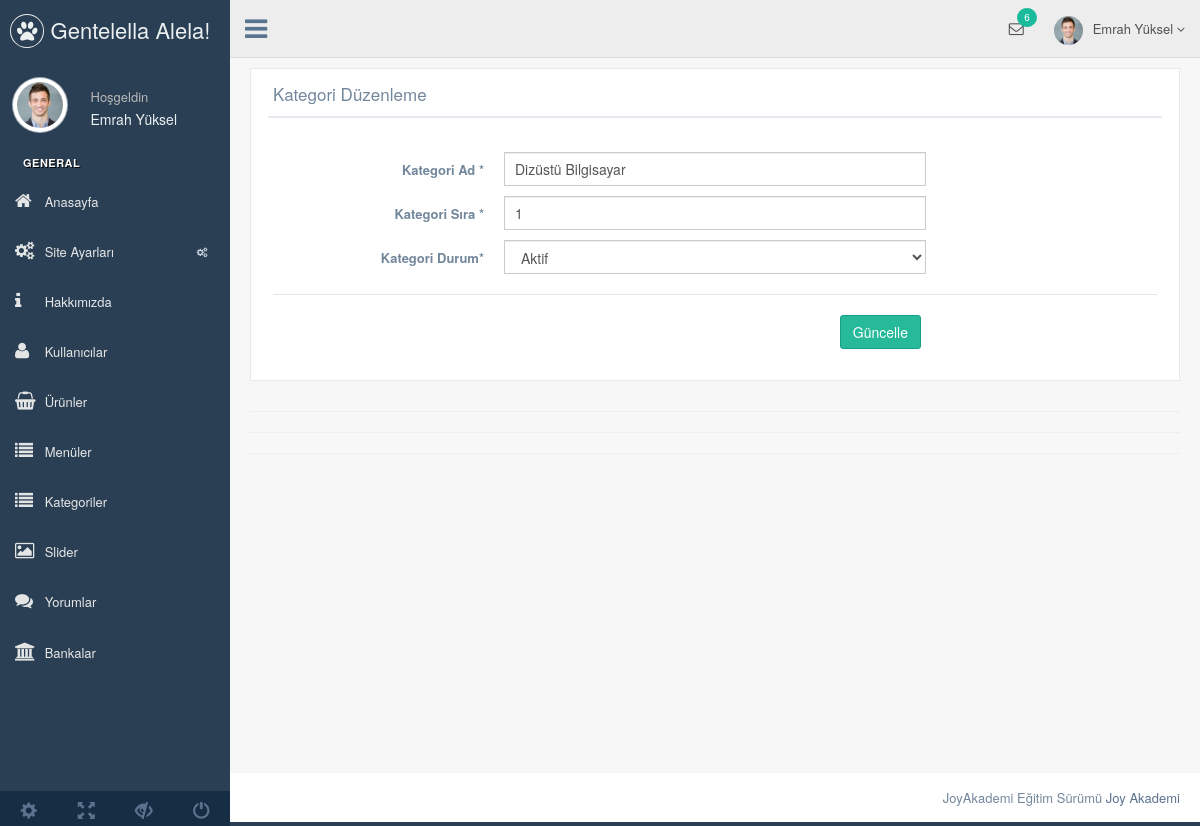
Page /nedmin/production/kategori-duzenle.php?kategori_id=11 (signed in) on the committed database.
### tables this page shows
CREATE TABLE IF NOT EXISTS `kullanici` (
  `kullanici_id` int(11) NOT NULL AUTO_INCREMENT,
  `kullanici_zaman` datetime NOT NULL DEFAULT CURRENT_TIMESTAMP,
  `kullanici_resim` varchar(250) NOT NULL,
  `kullanici_tc` varchar(50) NOT NULL,
  `kullanici_ad` varchar(50) NOT NULL,
  `kullanici_mail` varchar(100) NOT NULL,
  `kullanici_gsm` varchar(50) NOT NULL,
  `kullanici_password` varchar(50) NOT NULL,
  `kullanici_adsoyad` varchar(50) NOT NULL,
  `kullanici_adres` varchar(250) NOT NULL,
  `kullanici_il` varchar(100) NOT NULL,
  `kullanici_ilce` varchar(100) NOT NULL,
  `kullanici_unvan` varchar(100) NOT NULL,
  `kullanici_yetki` varchar(50) NOT NULL,
  `kullanici_durum` int(1) NOT NULL DEFAULT '1',
  PRIMARY KEY (`kullanici_id`)
);

CREATE TABLE IF NOT EXISTS `kategori` (
  `kategori_id` int(11) NOT NULL AUTO_INCREMENT,
  `kategori_ad` varchar(100) NOT NULL,
  `kategori_ust` int(2) NOT NULL,
  `kategori_seourl` varchar(250) NOT NULL,
  `kategori_sira` int(2) NOT NULL,
  `kategori_durum` enum('0','1') NOT NULL DEFAULT '1',
  PRIMARY KEY (`kategori_id`)
);

### nedmin/production/kategori-duzenle.php (the view, shortened to what this page needs)
<?php
include 'header.php';
$kategorisor=$db->prepare("SELECT * FROM kategori where kategori_id=:id");
$kategorisor->execute(array(
  'id' => $_GET['kategori_id']
  ));
$kategoricek=$kategorisor->fetch(PDO::FETCH_ASSOC);
?>
<div class="right_col" role="main">
  <div class="">
    <div class="row">
      <div class="col-md-12 col-sm-12 col-xs-12">
        <div class="x_panel">
          <div class="x_title">
            <h2>Kategori Düzenleme </h2>
            <div class="clearfix"></div>
          </div>
          <div class="x_content">
            <br />
            <form action="../netting/islem.php" method="POST" id="demo-form2" data-parsley-validate class="form-horizontal form-label-left">
              <div class="form-group">
                <label class="control-label col-md-3 col-sm-3 col-xs-12" for="first-name">Kategori Ad <span class="required">*</span>
                </label>
                <div class="col-md-6 col-sm-6 col-xs-12">
                  <input type="text" id="first-name" name="kategori_ad" value="<?php echo $kategoricek['kategori_ad'] ?>" required="required" class="form-control col-md-7 col-xs-12">
                </div>
              </div>
            <div class="form-group">
                <label class="control-label col-md-3 col-sm-3 col-xs-12" for="first-name">Kategori Sıra <span class="required">*</span>
                </label>
                <div class="col-md-6 col-sm-6 col-xs-12">
                  <input type="text" id="first-name" name="kategori_sira" value="<?php echo $kategoricek['kategori_sira'] ?>" required="required" class="form-control col-md-7 col-xs-12">
                </div>
              </div>
            <div class="form-group">
              <label class="control-label col-md-3 col-sm-3 col-xs-12" for="first-name">Kategori Durum<span class="required">*</span>
              </label>
              <div class="col-md-6 col-sm-6 col-xs-12">
               <select id="heard" class="form-control" name="kategori_durum" required>
                  <option value="1" <?php echo $kategoricek['kategori_durum'] == '1' ? 'selected=""' : ''; ?>>Aktif</option>
                 </select>
               </div>
             </div>
             <div class="ln_solid"></div>
             <div class="form-group">
              <div align="right" class="col-md-6 col-sm-6 col-xs-12 col-md-offset-3">
                <button type="submit" name="kategoriduzenle" class="btn btn-success">Güncelle</button>
              </div>
            </div>
          </form>
        </div>
      </div>
    </div>
  </div>
  <hr>
  <hr>
  <hr>
</div>
</div>
<?php include 'footer.php'; ?>

### nedmin/production/header.php (shortened to what this page needs)
<?php
include '../netting/baglan.php';
$kullanicisor=$db->prepare("SELECT * FROM kullanici where kullanici_mail=:mail");
$kullanicisor->execute(array(
  'mail' => $_SESSION['kullanici_mail']
  ));
$kullanicicek=$kullanicisor->fetch(PDO::FETCH_ASSOC);
?>
<!DOCTYPE html>
<html lang="en">
<head>
  <link href="../vendors/bootstrap/dist/css/bootstrap.min.css" rel="stylesheet">
  <link href="../vendors/font-awesome/css/font-awesome.min.css" rel="stylesheet">
  <link href="../vendors/nprogress/nprogress.css" rel="stylesheet">
  <link href="../vendors/iCheck/skins/flat/green.css" rel="stylesheet">
  <link href="../vendors/datatables.net-bs/css/dataTables.bootstrap.min.css" rel="stylesheet">
  <link href="../vendors/datatables.net-buttons-bs/css/buttons.bootstrap.min.css" rel="stylesheet">
  <link href="../vendors/datatables.net-fixedheader-bs/css/fixedHeader.bootstrap.min.css" rel="stylesheet">
  <link href="../vendors/datatables.net-responsive-bs/css/responsive.bootstrap.min.css" rel="stylesheet">
  <link href="../vendors/datatables.net-scroller-bs/css/scroller.bootstrap.min.css" rel="stylesheet">
  <link href="../vendors/dropzone/dist/min/dropzone.min.css" rel="stylesheet">
  <link href="../build/css/custom.min.css" rel="stylesheet">
</head>
<body class="nav-md">
  <div class="container body">
    <div class="main_container">
      <div class="col-md-3 left_col">
        <div class="left_col scroll-view">
          <div class="navbar nav_title" style="border: 0;">
            <a href="index.html" class="site_title"><i class="fa fa-paw"></i> <span>Gentelella Alela!</span></a>
          </div>
          <div class="profile clearfix">
            <div class="profile_pic">
              <img src="images/img.jpg" alt="..." class="img-circle profile_img">
            </div>
            <div class="profile_info">
              <span>Hoşgeldin</span>
              <h2><?php echo $kullanicicek['kullanici_adsoyad'] ?></h2>
            </div>
          </div>
          <br />
          <div id="sidebar-menu" class="main_menu_side hidden-print main_menu">
            <div class="menu_section">
              <h3>General</h3>
              <ul class="nav side-menu">
                <li><a href="index.php"><i class="fa fa-home"></i> Anasayfa </a></li>
                <li><a><i class="fa fa-cogs"></i> Site Ayarları <span class="fa fa-cogs"></span></a>
             </li>
             <li><a href="hakkimizda.php"><i class="fa fa-info"></i> Hakkımızda </a></li>
             <li><a href="kullanici.php"><i class="fa fa-user"></i> Kullanıcılar </a></li>
             <li><a href="urun.php"><i class="fa fa-shopping-basket"></i> Ürünler </a></li>
             <li><a href="menu.php"><i class="fa fa-list"></i> Menüler </a></li>
             <li><a href="kategori.php"><i class="fa fa-list"></i> Kategoriler </a></li>
             <li><a href="slider.php"><i class="fa fa-image"></i> Slider </a></li>
             <li><a href="yorum.php"><i class="fa fa-comments"></i> Yorumlar </a></li>
             <li><a href="banka.php"><i class="fa fa-bank"></i> Bankalar </a></li>
           </ul>
         </div>
       </div>
       <div class="sidebar-footer hidden-small">
        <a data-toggle="tooltip" data-placement="top" title="Settings">
          <span class="glyphicon glyphicon-cog" aria-hidden="true"></span>
        </a>
        <a data-toggle="tooltip" data-placement="top" title="FullScreen">
          <span class="glyphicon glyphicon-fullscreen" aria-hidden="true"></span>
        </a>
        <a data-toggle="tooltip" data-placement="top" title="Lock">
          <span class="glyphicon glyphicon-eye-close" aria-hidden="true"></span>
        </a>
        <a data-toggle="tooltip" data-placement="top" title="Logout">
          <span class="glyphicon glyphicon-off" aria-hidden="true"></span>
        </a>
      </div>
    </div>
  </div>
  <div class="top_nav">
    <div class="nav_menu">
      <nav>
        <div class="nav toggle">
          <a id="menu_toggle"><i class="fa fa-bars"></i></a>
        </div>
        <ul class="nav navbar-nav navbar-right">
          <li class="">
            <a href="javascript:;" class="user-profile dropdown-toggle" data-toggle="dropdown" aria-expanded="false">
              <img src="images/img.jpg" alt=""><?php echo $kullanicicek['kullanici_adsoyad'] ?>
              <span class=" fa fa-angle-down"></span>
            </a>
          </li>
          <li role="presentation" class="dropdown">
            <a href="javascript:;" class="dropdown-toggle info-number" data-toggle="dropdown" aria-expanded="false">
              <i class="fa fa-envelope-o"></i>
              <span class="badge bg-green">6</span>
            </a>
          </li>
        </ul>
      </nav>
    </div>
  </div>

### rows in the picture
kullanici: kullanici_adsoyad "Emrah Yüksel"
kategori: kategori_ad "Dizüstü Bilgisayar", kategori_sira "1", kategori_durum "Aktif"
